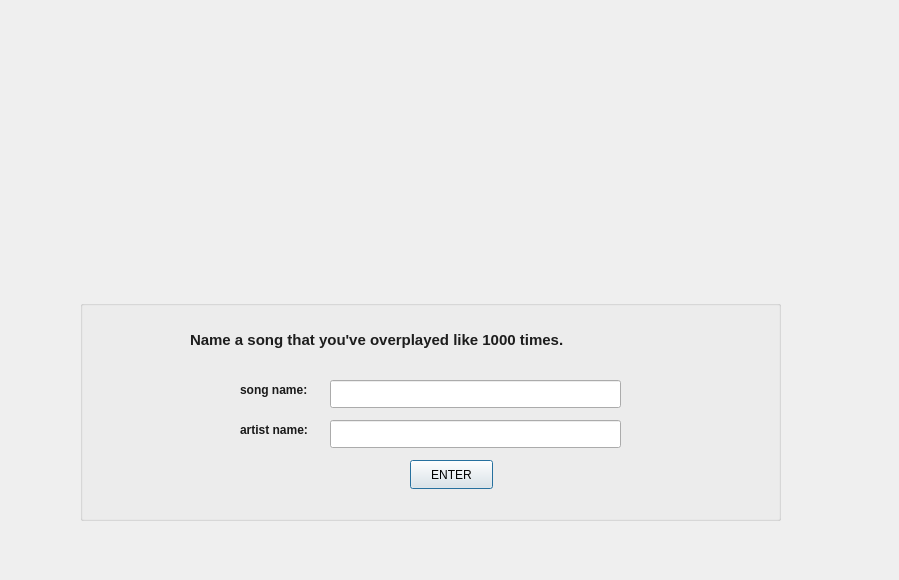
<?xml version="1.0" encoding="UTF-8"?>
<ui version="4.0">
 <class>second_page</class>
 <widget class="QDialog" name="second_page">
  <property name="geometry">
   <rect>
    <x>0</x>
    <y>0</y>
    <width>899</width>
    <height>580</height>
   </rect>
  </property>
  <property name="windowTitle">
   <string>Dialog</string>
  </property>
  <widget class="QLabel" name="label">
   <property name="geometry">
    <rect>
     <x>160</x>
     <y>80</y>
     <width>561</width>
     <height>151</height>
    </rect>
   </property>
   <property name="text">
    <string/>
   </property>
   <property name="pixmap">
    <pixmap>E:/musicmatch_backend/logo1.png</pixmap>
   </property>
   <property name="scaledContents">
    <bool>true</bool>
   </property>
   <property name="wordWrap">
    <bool>false</bool>
   </property>
  </widget>
  <widget class="QGroupBox" name="groupBox">
   <property name="geometry">
    <rect>
     <x>80</x>
     <y>300</y>
     <width>701</width>
     <height>221</height>
    </rect>
   </property>
   <property name="title">
    <string/>
   </property>
   <widget class="QLabel" name="label_2">
    <property name="geometry">
     <rect>
      <x>110</x>
      <y>20</y>
      <width>621</width>
      <height>41</height>
     </rect>
    </property>
    <property name="text">
     <string>&lt;html&gt;&lt;head/&gt;&lt;body&gt;&lt;p&gt;&lt;span style=&quot; font-size:11pt; font-weight:700; color:#1d1d1d;&quot;&gt;Name a song that you've overplayed like 1000 times.&lt;/span&gt;&lt;/p&gt;&lt;/body&gt;&lt;/html&gt;</string>
    </property>
   </widget>
   <widget class="QLineEdit" name="song_name_bakas">
    <property name="geometry">
     <rect>
      <x>250</x>
      <y>80</y>
      <width>291</width>
      <height>28</height>
     </rect>
    </property>
   </widget>
   <widget class="QLineEdit" name="artist_name_bakas">
    <property name="geometry">
     <rect>
      <x>250</x>
      <y>120</y>
      <width>291</width>
      <height>28</height>
     </rect>
    </property>
   </widget>
   <widget class="QLabel" name="label_3">
    <property name="geometry">
     <rect>
      <x>160</x>
      <y>80</y>
      <width>121</width>
      <height>20</height>
     </rect>
    </property>
    <property name="text">
     <string>&lt;html&gt;&lt;head/&gt;&lt;body&gt;&lt;p&gt;&lt;span style=&quot; font-weight:700; color:#1a1a1a;&quot;&gt;song name:&lt;/span&gt;&lt;/p&gt;&lt;/body&gt;&lt;/html&gt;</string>
    </property>
   </widget>
   <widget class="QLabel" name="label_4">
    <property name="geometry">
     <rect>
      <x>160</x>
      <y>120</y>
      <width>121</width>
      <height>20</height>
     </rect>
    </property>
    <property name="text">
     <string>&lt;html&gt;&lt;head/&gt;&lt;body&gt;&lt;p&gt;&lt;span style=&quot; font-weight:700; color:#1a1a1a;&quot;&gt;artist name:&lt;/span&gt;&lt;/p&gt;&lt;/body&gt;&lt;/html&gt;</string>
    </property>
   </widget>
   <widget class="QPushButton" name="pushButton">
    <property name="geometry">
     <rect>
      <x>330</x>
      <y>160</y>
      <width>83</width>
      <height>29</height>
     </rect>
    </property>
    <property name="text">
     <string>ENTER</string>
    </property>
   </widget>
  </widget>
 </widget>
 <resources/>
 <connections/>
</ui>
